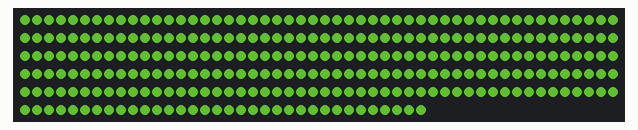
Recording of a sketch running on a simulated Arduino Uno, built with avr-gcc and run on an emulated ATmega328P. On the bench: 284 RGB LEDs in strip order, left to right, continuing on the next row. Dim RGB values are drawn brighter than linear; colours are those a GRB WS2812 strip shows for the declared byte order.

Above: at 0.16 s.

The sketch:

test.ino
```cpp
#include <FastLED.h>
#include <pixeltypes.h>
#include "lighting_fx.h"

#define NUMLEDS 284           //number of leds connected in serial
#define LEDPIN 12             //pin number of led data pin
#define BRIGHTNESS 255        //8bit number (max 255)
#define IDLER 20              //*
#define IDLEG 20              //idle color values RGB
#define IDLEB 20              //*

CRGB leds[NUMLEDS];
int incomingByte;

void setup() {
  Serial.begin(9600);
  FastLED.addLeds<WS2812,LEDPIN>(leds, NUMLEDS);
  FastLED.setBrightness(BRIGHTNESS);
}

void loop() {
//  if(Serial.available() > 0){
//    incomingByte = Serial.parseInt();
//    fill_solid(leds, NUMLEDS, CRGB(incomingByte,30,60));
//    Serial.println(incomingByte);
//  }
//  FastLED.show();
  breathe(200, 100, 50, leds, NUMLEDS);
}
```

lighting_fx.cpp
```cpp
#include "lighting_fx.h"

int hue = 0;
int divisor = 30;

void breathe(int r, int g, int b, CRGB leds[], int numleds){
  while(true){
    float breath = (exp(sin(millis()/5000.0*PI)) - 0.36787944)*108.0;
    breath = map(breath, 0, 255, 50, 255);
    FastLED.setBrightness(breath);
    fill_solid(leds, numleds, CRGB(r, g, b));
    if(hue == (255 * divisor)) {
      hue = 0;
    }
    FastLED.show();
    delay(2);
  }
}
```

lighting_fx.h
```cpp
#ifndef LIGHTING_FX_H
#define LIGHTING_FX_H
#include <FastLED.h>
#include <pixeltypes.h>

void breathe(int r, int g, int b, CRGB leds[], int numleds);

#endif
```
